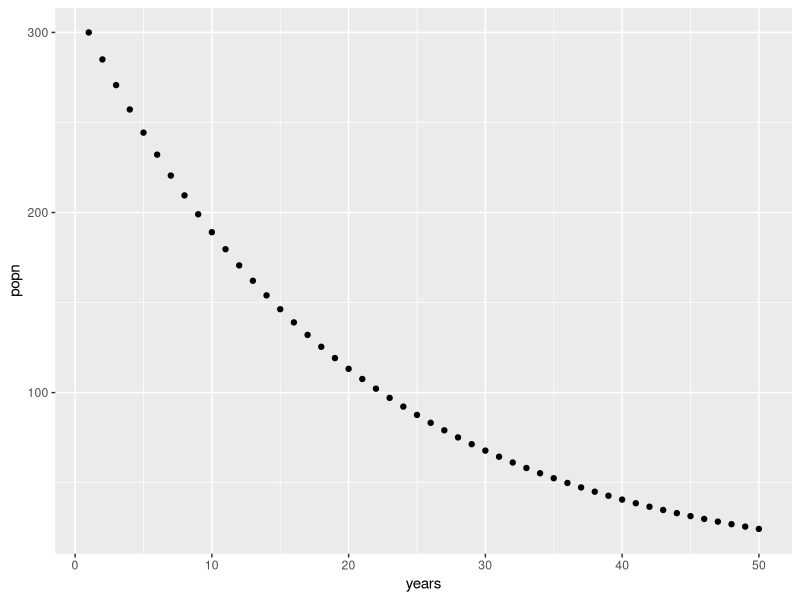
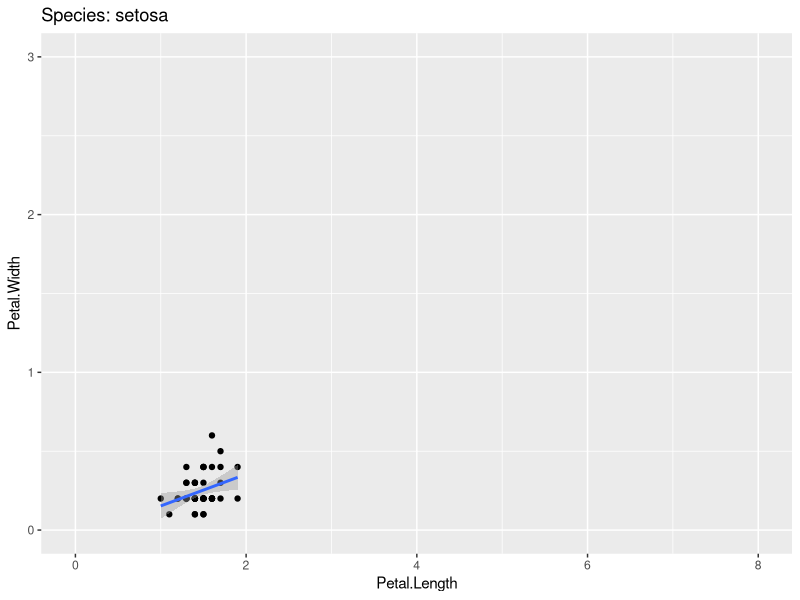
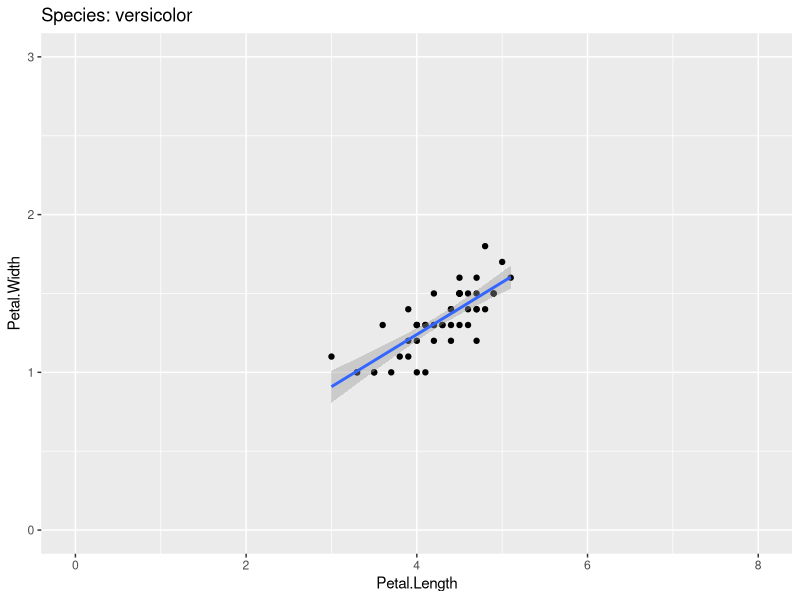
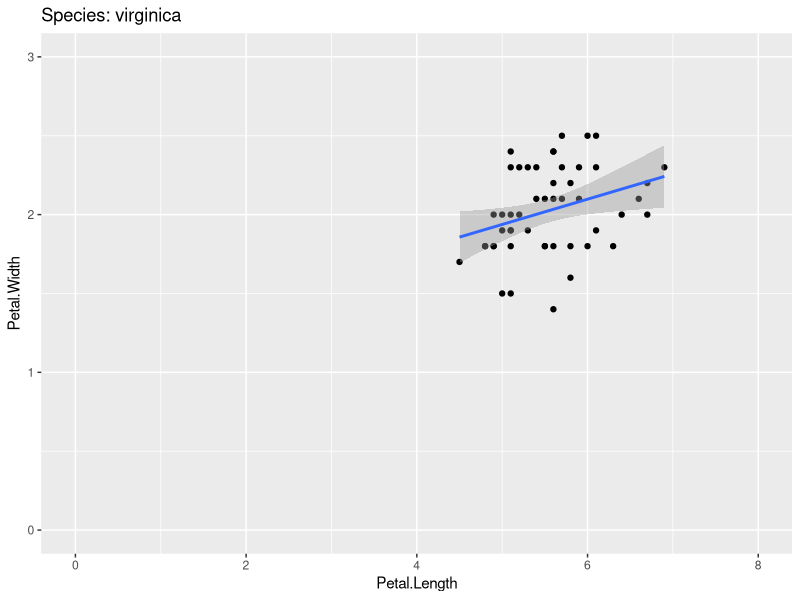

Write R code to recreate these figures, in order.
## ---- chunk 1
library(tidyverse)
library(here)
## ---- chunk 2
# Create a new function called add_together
# x and y will be the two arguments to the function
add_together  <- function(x, y){
  
  # Add x and y together, store as the object "output"
  output <- x + y
  
  # Print out whatever is stored in "output"
  return(output)
  
}
## ---- chunk 3
add_together(x=3, y=5)
## ---- chunk 4
#create new function, main_time, with x, y, and z will be the arguments
main_time <- function(x, y, z){
  output2 <- (x-y)^2/z
  return(output2)
}
main_time(x=5, y=2, z=9)
## ---- chunk 5
#Defining Vector
bison <- c(1000, 800, 1200, 1400)

#Creating function to find mean
deviation <- function(x){
  output3 <- x-mean(x) 
  return(output3)
  
}

deviation(x=bison)
## ---- chunk 6
?iris
## ---- chunk 7
iris %>%
  group_by(Species) %>% 
  summarize(across(.cols = everything(), 
                   .fns = median))
## ---- chunk 8
#reading/defining data in csv
cereal <- read_csv("data/cereal.csv")

cereal |>
  group_by(mfr) |>
  summarize(across(.cols = where(is.numeric),
                   .fns = mean))
## ---- chunk 9
for(i in 1:10){
  print(i^2)
}
## ---- chunk 10
N0 = 300  #initial population size

years = 50  #number of years into the future

N = vector(length = years)  # create an empty vector to store pop. sizes

N[1] = N0  #initial population size should be the first N

lambda = 0.95  #growth rate

# For every year t in 2 through 20 (remember, "years" also equals 20), apply the following equation
for (t in 2:50) {
  N[t] = N[t - 1] * lambda # Apply the equation
}

# Store the data output as a dataframe for plotting
popn_data <- tibble(years = 1:years, # Make the years column = 1, 2, 3, ..., 50
                    popn = N) # Make the population column the corresponding population vector that we calculated
## ---- chunk 11
# Now plot the data with years on the x axis and population on the y
popn_data %>% 
  ggplot(aes(x = years, y = popn)) +
  geom_point()
## ---- chunk 12
# Store a vector of unique species names from the Species column of Iris
spp_names <- unique(iris$Species)

# Create a vector that starts with 1 to the length of the spp_names, which is 3, and use i as an index for the species name
for (i in 1:length(spp_names)) {
  
  filt_data <- iris %>% 
    # Keep only the rows where Species matches the current species 
    filter(Species == spp_names[i])
  
  # Build a ggplot object using the filtered data for the current species
  plot <- filt_data %>% 
    # Initialize the plot: x = Petal.Length, y = Petal.Width
    ggplot(aes(x = Petal.Length,
               y = Petal.Width)) +
    # Add scatterplot points for each observation
    geom_point() +
    # Add a best-fit linear regression line
    geom_smooth(method = "lm") +
    # Set fixed axis limits so all species plots use the same x and y ranges
    lims(x = c(0,8),
         y = c(0,3)) +
    # Add a title that includes the current species name
    ggtitle(paste("Species:", spp_names[i]))
  
  #Display the plot for this species inside the loop 
  print(plot)
}
